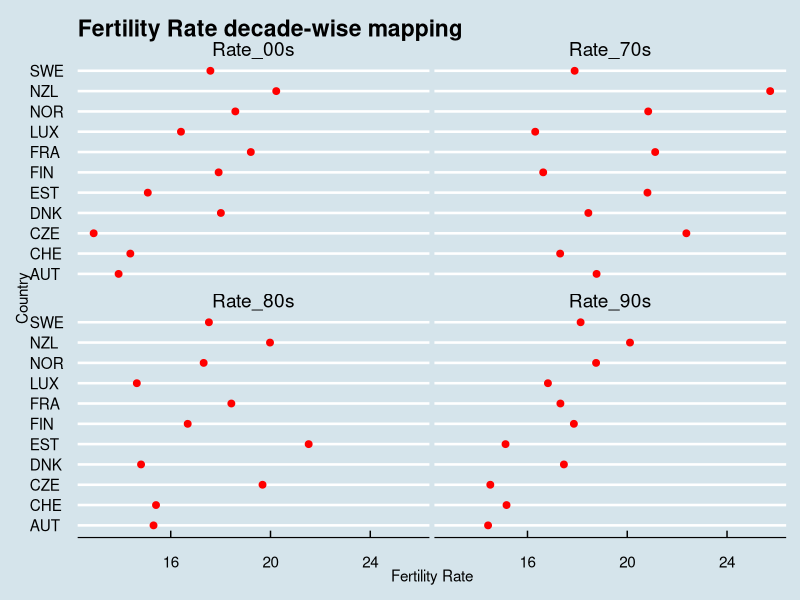
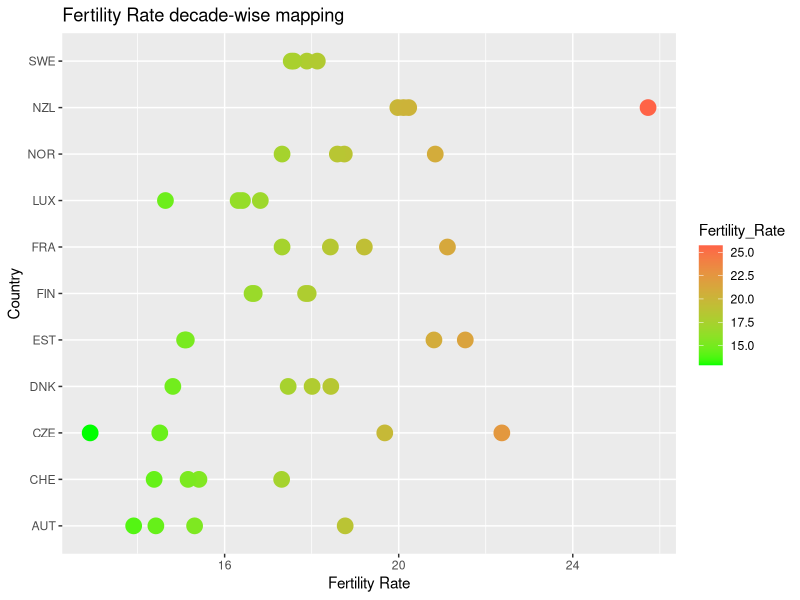
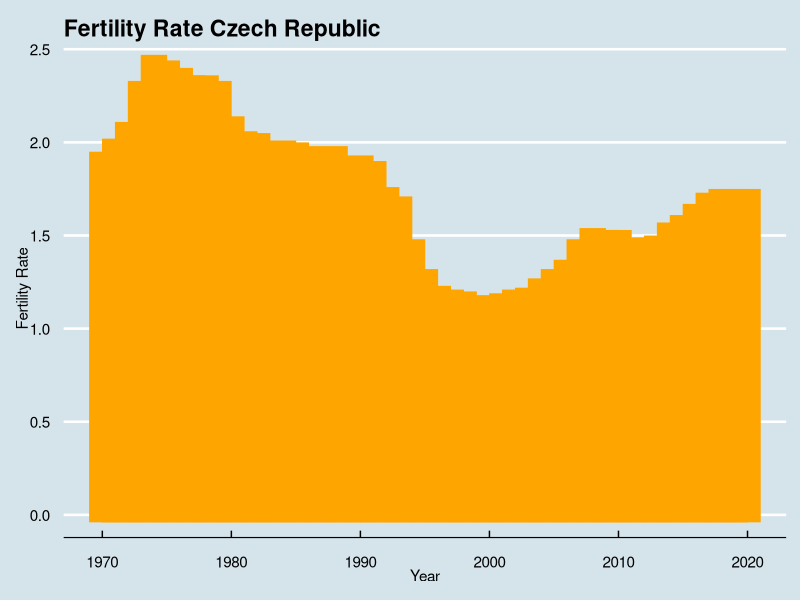
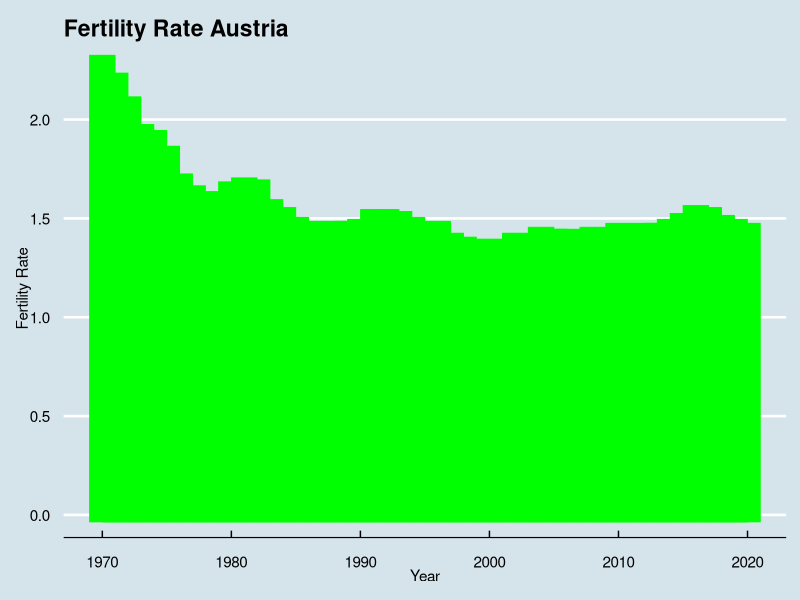
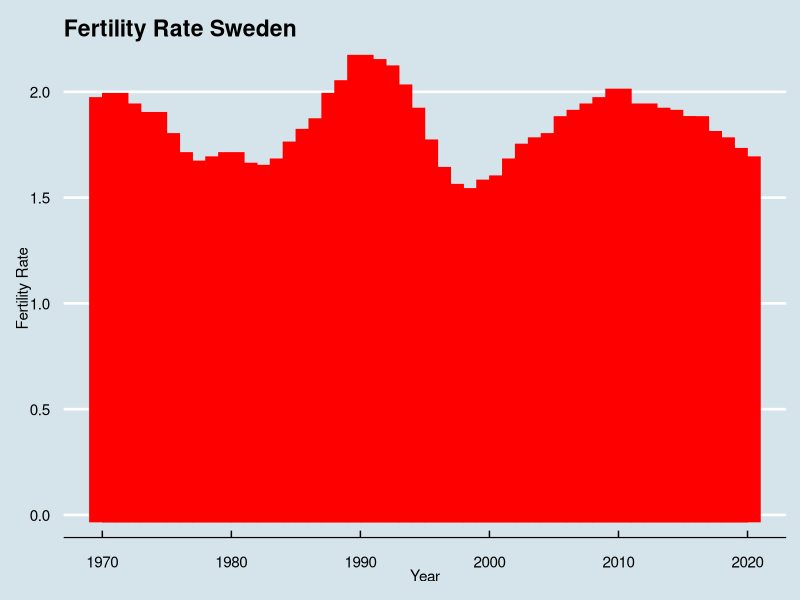

Write the R code that produced these figures, in order.
## ---- chunk 1
knitr::opts_chunk$set()

rm(list=ls())
getwd()


library(tidyverse)
library(ggplot2)
library(readr)
library(dplyr)
library(tidyr)
library(ggthemes)
library(kableExtra)
## ---- chunk 2

df_xl = read_csv("Fertility Rate Wrangling and Visualization.csv")
kable(head(df_xl,10),format="html",table.attr="style='width:30%;'") %>% 
  kableExtra::kable_styling()


## ---- chunk 3
glimpse(df_xl)
## ---- chunk 4
df_xl=df_xl%>% select(-c(`INDICATOR`,`SUBJECT`, `MEASURE`, `FREQUENCY`, `Flag Codes`))
kable(head(df_xl,10),format="html",table.attr="style='width:30%;'") %>% 
  kableExtra::kable_styling()
## ---- chunk 5
df1=df_xl %>% pivot_wider(names_from = "TIME" ,
                          values_from = "Value")

dfx=df1%>% drop_na()
## ---- chunk 6
df2= dfx %>% rename_all(funs(str_replace(.,"19","Year_19")))
df2= df2 %>% rename_all(funs(str_replace(.,"20","Year_20")))
## ---- chunk 7
df_p=df2 %>% mutate(Rate_70s = Year_1970+Year_1971+Year_1972+Year_1973+Year_1974+Year_1975+Year_1976+Year_1977+Year_1978+Year_1979,
                    Rate_80s = Year_1980+Year_1981+Year_1982+Year_1983+Year_1984+Year_1985+Year_1986+Year_1987+Year_1988+Year_1989,
                    Rate_90s = Year_1990+Year_1991+Year_1992+Year_1993+Year_1994+Year_1995+Year_1996+Year_1997+Year_1998+Year_1999,
                    Rate_00s = Year_2000+Year_2001+Year_2002+Year_2003+Year_2004+Year_2005+Year_2006+Year_2007+Year_2008+Year_2009,)%>%
 select (LOCATION, Rate_70s, Rate_80s,Rate_90s,Rate_00s)
## ---- chunk 8
df_long=df_p %>% pivot_longer(c('Rate_70s','Rate_80s','Rate_90s','Rate_00s'),
                               names_to = "Decades", values_to = "Fertility_Rate")
## ---- chunk 9
ggplot(data = df_long, mapping = aes(
  x=LOCATION, y=Fertility_Rate)) +
  geom_point(size=2, color='red')+
  facet_wrap(~Decades,) +
  ggtitle("Fertility Rate decade-wise mapping")+
  xlab("Country")+ylab("Fertility Rate")+
  theme_economist()+
  coord_flip() 
## ---- chunk 10
ggplot(data = df_long, mapping = aes(
  x=LOCATION, y=Fertility_Rate )) +
  geom_point(stat="identity",aes(col=Fertility_Rate), size=5)+
  scale_color_gradient(low="green",
                       high = "tomato1",
                       guide="colourbar",
                       aesthetics = "colour")+
  ggtitle("Fertility Rate decade-wise mapping")+
  xlab("Country")+ylab("Fertility Rate")+
  coord_flip()
## ---- chunk 11
dfp2=df_xl %>% pivot_wider(names_from = "LOCATION" ,
                          values_from = "Value")
ggplot(data = dfp2, mapping = aes(
  x=TIME, y=CZE)) +
  geom_bar(stat='identity',color='orange',size=5)+
  ggtitle("Fertility Rate Czech Republic")+
  xlab("Year")+ylab("Fertility Rate")+
  theme_economist()
## ---- chunk 12
ggplot(data = dfp2, mapping = aes(
  x=TIME, y=AUT)) +
  geom_bar(stat='identity',color='green',size=5)+
  ggtitle("Fertility Rate Austria")+
  xlab("Year")+ylab("Fertility Rate")+
  theme_economist()
## ---- chunk 13
ggplot(data = dfp2, mapping = aes(
  x=TIME, y=SWE)) +
  geom_bar(stat='identity',color='red',size=5)+
  ggtitle("Fertility Rate Sweden")+
  xlab("Year")+ylab("Fertility Rate")+
  theme_economist()
